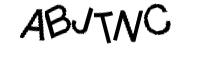
#> input picture model/captcha_images/ABJTNC.jpg, 200 x 70 px; its folder holds only this picture in this run
$ python split_and_save.py
#> lines starting #> are read from the running program, lines starting #| are printed output that depends on the picture; after the words box and inside, x2 and y2 are one past the last pixel; in counts of white or black regions, pixels touching at a corner belong together
import cv2
from constants import *


def process_image(image_path):
    """
    Basic image processing
    :return: returns all of the contours found by OpenCV, and the processed image
    """
#> called with image_path = 'captcha_images/ABJTNC.jpg'
    image = cv2.imread(image_path)
#> image is the input picture: shape (70, 200, 3); min 0, max 255, mean 225

    gray = cv2.cvtColor(image, cv2.COLOR_BGR2GRAY)
    _, thresh = cv2.threshold(gray, 127, 255, cv2.THRESH_BINARY_INV, cv2.THRESH_OTSU)
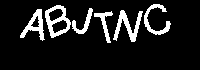
#> thresh: shape (70, 200); 11.7% white; 6 white regions
    contours, hierarchy = cv2.findContours(thresh.copy(), cv2.RETR_EXTERNAL, cv2.CHAIN_APPROX_NONE)
#> contours = 6 contours; box (x1, y1, x2, y2) and area: (45, 5, 71, 38) 550, (20, 9, 45, 41) 294, (113, 10, 143, 42) 276, (144, 4, 171, 35) 198, (94, 11, 113, 43) 134, (72, 8, 93, 34) 133

    return contours, gray


def extract_letters(contours):
    """
    Creates a list containing the coordinates of each letter in the image
    """
    letter_image_regions = []

    for contour in contours:
        (x, y, w, h) = cv2.boundingRect(contour)
        new_contour = {'x': x, 'y': y, 'w': w, 'h': h}

        # If the contour is too wide, split it in two
        if w / h > 1.20:
            half_width = int(w / 2)
            letter_image_regions.append({'x': x, 'y': y, 'w': half_width, 'h': h})
            letter_image_regions.append({'x': x + half_width, 'y': y, 'w': half_width, 'h': h})
        else:
            letter_image_regions.append(new_contour)

        # Sort by size, keep only the first CAPTCHA_LEN letters
        letter_image_regions = sorted(letter_image_regions, key=lambda x: x['w'] * x['h'], reverse=True)[:CAPTCHA_LEN]
        # Sort the detected letter images based on x coordinate to make sure each letter is matched with the right image
        letter_image_regions = sorted(letter_image_regions, key=lambda x: x['x'])

    return letter_image_regions


def save_letters(image, letters_list, captcha_text):
    """
    Saves each letter as an separate image
    """
    for n, letter_text in enumerate(captcha_text):
        x, y, w, h = letters_list[n].values()
        letter_image = image[y: y + h, x: x + w]

        # Folder path that the letter image will be saved in (A), (B), etc...
        save_path = os.path.join(OUTPUT_FOLDER, letter_text)
        # Different output folders for storing different letters, if it doesn't exist, create it
        if not os.path.exists(save_path):
            os.makedirs(save_path)

        # Write the letter image to a file
        print('\tSaving letter: ', letter_text)
        p = os.path.join(save_path, f"{captcha_text}_{n}.jpg")
        cv2.imwrite(p, letter_image)


def main():
    # Counts how many times an image has been skipped because the amount of contours found did not match CAPTCHA_LEN
    skip_count = 0

    for image_file in ALL_CAPTCHAS:
        file_name = os.path.basename(image_file)
        print('[!]Current image file: ', file_name)

        # Captcha solution(name of that image file)
        captcha_text = file_name.split('.')[0]

        # Getting contours and the processed image
        contours, image = process_image(image_file)
        # List that holds the coordinates of the letters
        letters_list = extract_letters(contours)
#> the loop in extract_letters, `for contour in contours:` made 6 passes
#> (x, y, w, h) on passes 1 to 6: (94, 11, 19, 32), (113, 10, 30, 32), (20, 9, 25, 32), (72, 8, 21, 26), (45, 5, 26, 33), (144, 4, 27, 31)
#> letters_list = 6 items
        if len(letters_list) != CAPTCHA_LEN:
            skip_count += 1
            print(f'>>{skip_count}<<Found an incorrect number of letters, skipping...')
            continue

        # Saving separate letters as separate images
        save_letters(image, letters_list, captcha_text)
#> the loop in save_letters, `for n, letter_text in enumerate(captcha_text):` made 6 passes
#> pass 1, in save_letters, `letter_image = image[y: y + h, x: x + w]`:
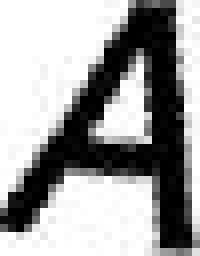
#> letter_image: shape (32, 25) (shown 8 times larger); min 0, max 255, mean 161
#> pass 2, in save_letters, `letter_image = image[y: y + h, x: x + w]`:
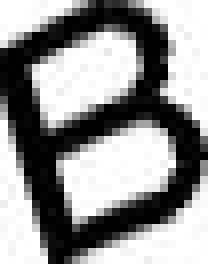
#> letter_image: shape (33, 26) (shown 8 times larger); min 0, max 255, mean 147.4
#> pass 3, in save_letters, `letter_image = image[y: y + h, x: x + w]`:
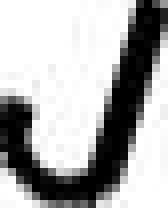
#> letter_image: shape (26, 21) (shown 8 times larger); min 0, max 255, mean 174.1


if __name__ == '__main__':
    main()

$ run again, on model/captcha_images/AGCNLB.jpg
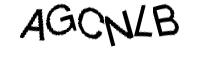
#> input picture model/captcha_images/AGCNLB.jpg, 200 x 70 px
#> in process_image, image is the input picture: shape (70, 200, 3); min 0, max 255, mean 222.2
#> in process_image, `_, thresh = cv2.threshold(gray, 127, 255, cv2.THRESH_BINARY_INV, cv2.T..`:
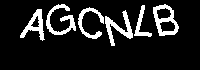
#> thresh: shape (70, 200); 12.7% white; 6 white regions
#> in process_image, `contours, hierarchy = cv2.findContours(thresh.copy(), cv2.RETR_EXTERNA..`: contours = 6 contours; box (x1, y1, x2, y2) and area: (153, 4, 179, 36) 548, (20, 9, 45, 41) 294, (105, 10, 133, 46) 272, (46, 4, 76, 35) 248, (78, 7, 104, 39) 196, (134, 5, 152, 37) 131
#> the loop in extract_letters, `for contour in contours:` made 6 passes
#> (x, y, w, h) on passes 1 to 6: (105, 10, 28, 36), (20, 9, 25, 32), (78, 7, 26, 32), (134, 5, 18, 32), (153, 4, 26, 32), (46, 4, 30, 31)
#> letters_list = 6 items
#> the loop in save_letters, `for n, letter_text in enumerate(captcha_text):` made 6 passes
#> pass 3, in save_letters, `letter_image = image[y: y + h, x: x + w]`:
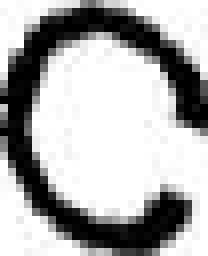
#> letter_image: shape (32, 26) (shown 8 times larger); min 0, max 255, mean 174.4

$ run again, on model/captcha_images/AGMXJA.jpg
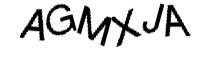
#> input picture model/captcha_images/AGMXJA.jpg, 200 x 70 px
#> in process_image, image is the input picture: shape (70, 200, 3); min 0, max 255, mean 221.4
#> in process_image, `_, thresh = cv2.threshold(gray, 127, 255, cv2.THRESH_BINARY_INV, cv2.T..`:
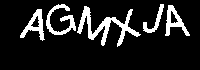
#> thresh: shape (70, 200); 13.1% white; 5 white regions
#> in process_image, `contours, hierarchy = cv2.findContours(thresh.copy(), cv2.RETR_EXTERNA..`: contours = 5 contours; box (x1, y1, x2, y2) and area: (77, 6, 141, 47) 569, (20, 9, 45, 41) 294, (165, 5, 190, 36) 294, (46, 4, 76, 35) 248, (143, 4, 164, 33) 128
#> the loop in extract_letters, `for contour in contours:` made 5 passes
#> (x, y, w, h, half_width) on pass 2: (77, 6, 64, 41, 32)
#> letters_list = 6 items
#> the loop in save_letters, `for n, letter_text in enumerate(captcha_text):` made 6 passes
#> (x, y, w, h) on passes 1 to 6: (20, 9, 25, 32), (46, 4, 30, 31), (77, 6, 32, 41), (109, 6, 32, 41), (143, 4, 21, 29), (165, 5, 25, 31)
#> pass 3, in save_letters, `letter_image = image[y: y + h, x: x + w]`:
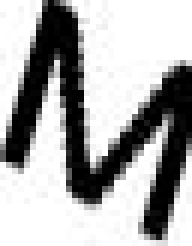
#> letter_image: shape (41, 32) (shown 6 times larger); min 0, max 255, mean 171
